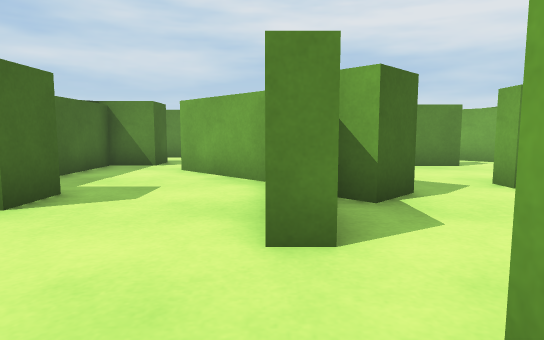
View 1 (above)

24 first-person views from a walk through a scene from a Unity 3-D project. The camera is 0.48 m above the floor, tilts 6° down and sees 75° across. The floor is counted in squares, 0.5 m on a side. Each view is taken from the middle of a square. On the plan, view 1 faces up. The plan holds only what a view shows up to about 12 squares ahead; the rest is blank. The player is left out.

View 2
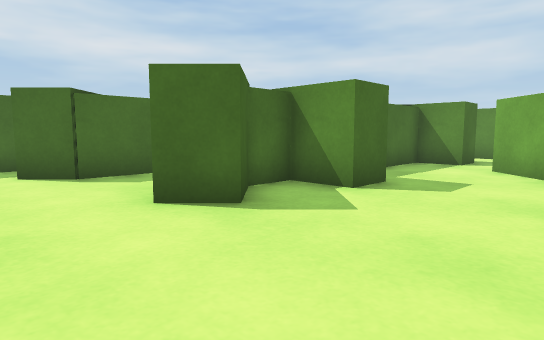

View 3
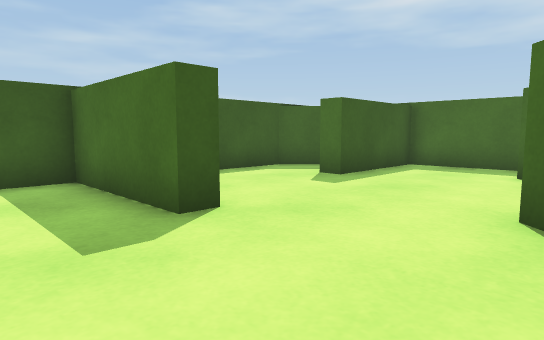

View 4
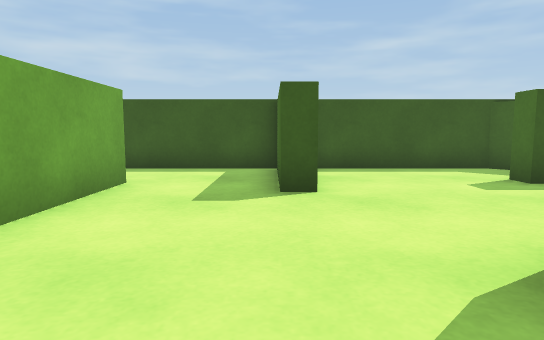

View 5
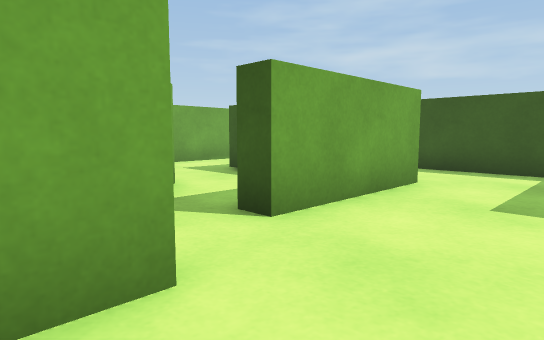

View 6
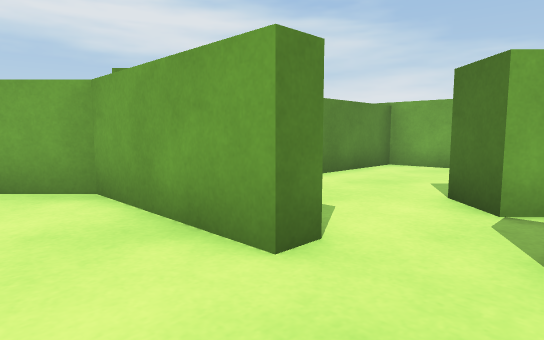

View 7
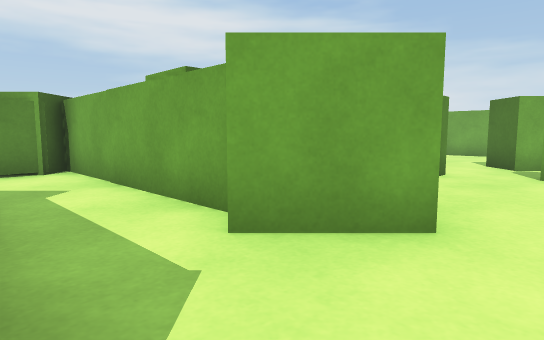

View 8
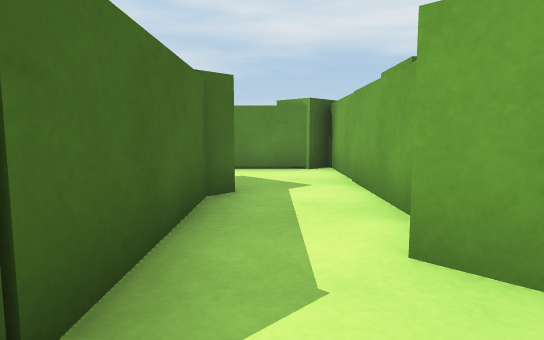

View 9
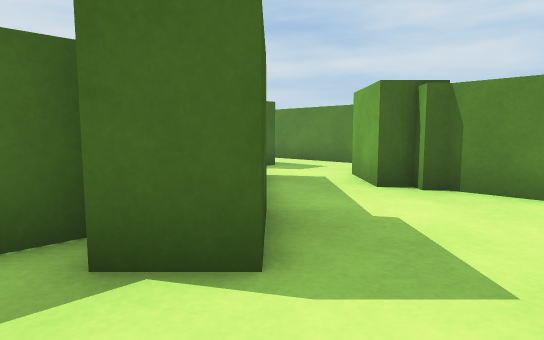

View 10
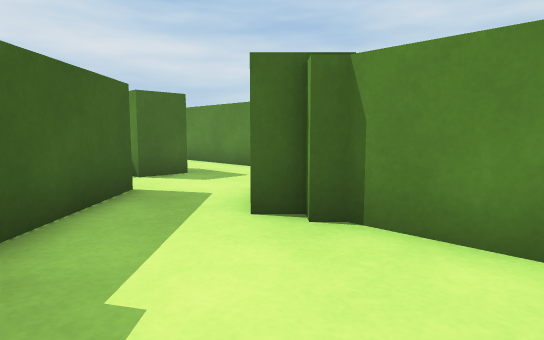

View 11
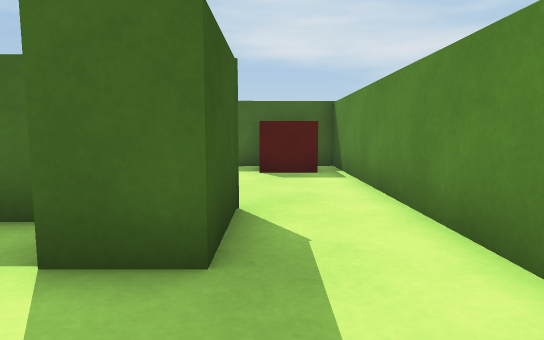

View 12
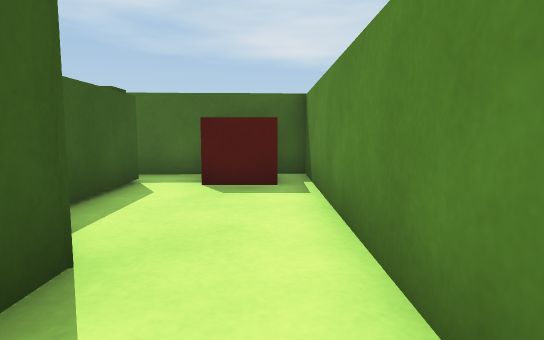

View 13
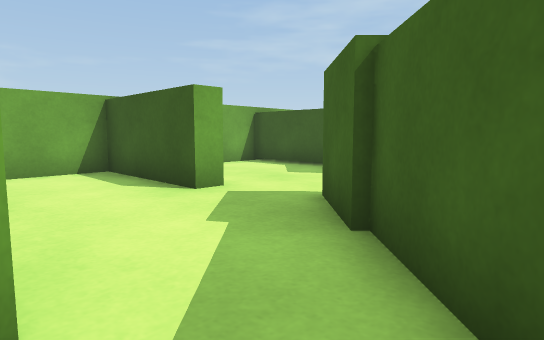

View 14
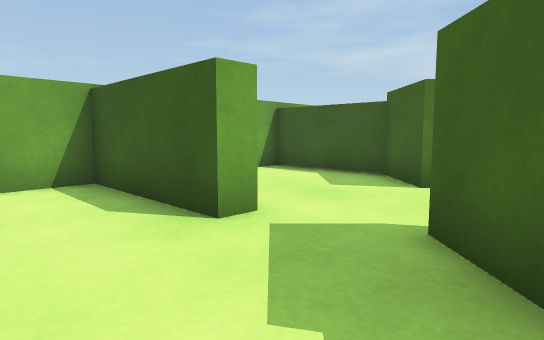

View 15
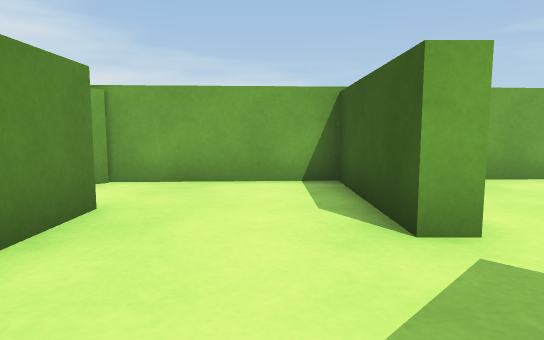

View 16
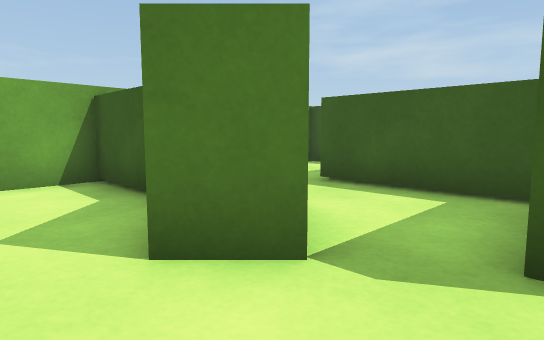

View 17
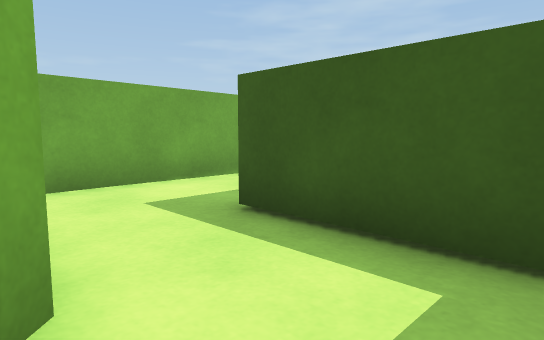

View 18
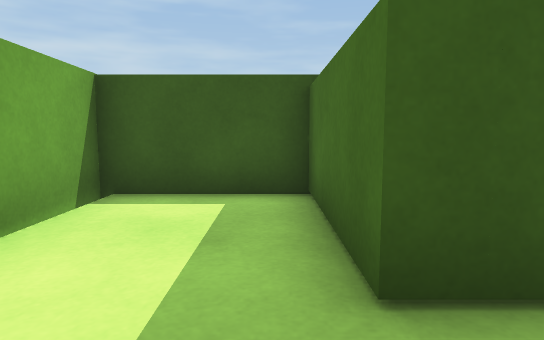

View 19
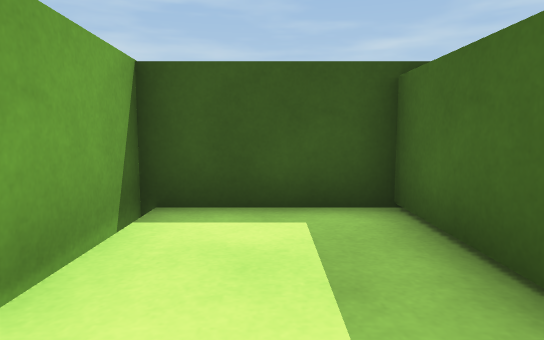

View 20
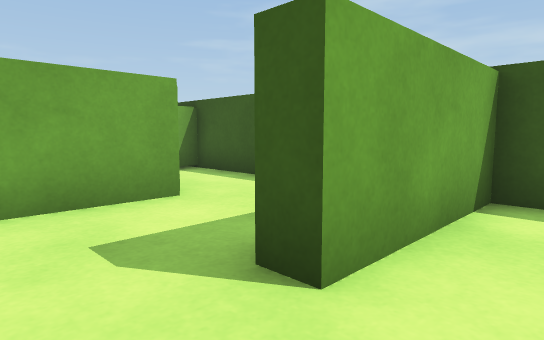

View 21
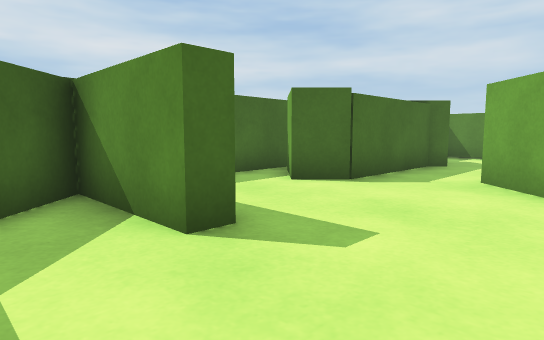

View 22
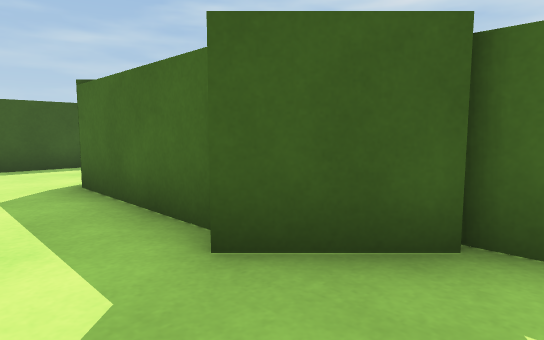

View 23
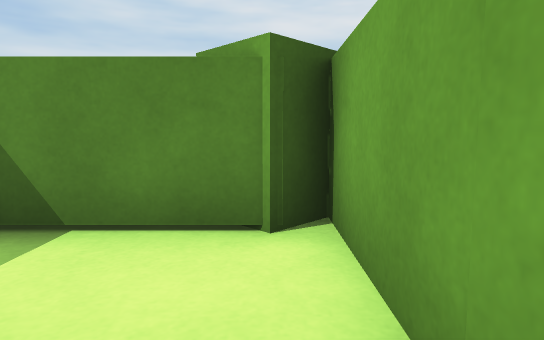

View 24
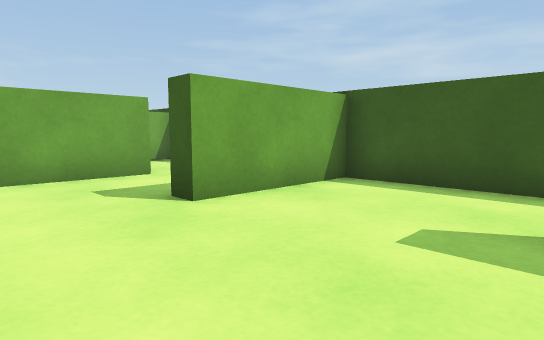

### Floor plan
Points are (right, up) in squares from view 1. A wall is a line through its corners. A room is listed if a view was taken in it or the views show most of it. See-through windows are left out.
Room 1 (views 1, 2, 4, 5, 6, 7, 8, 20, 21, 24)
walls: (-5.4, 3.4) (-5.4, 5.6); (-4.8, 4.4) (-4.8, 3.4); (-0.1, 2.9) (-0.1, 6.8) (-2.4, 9.2); (-8, 5.4) (-8, 1.4); (-10.8, 2.5) (-10.6, -2.6) (-6.9, -2.6) (-6.9, -3.2) (-10, -3.2) (-7.8, -5.5) (-2.7, -5.5) (-2.7, -1.8) (-2.1, -1.8); (0.8, -1.5) (0.8, 1.2)
ways out: opening at (0, 2) to room 2; opening at (-3.5, 9) to room 3; opening at (-6.5, 4.5) to room 5; opening at (-0.5, -2.5) to room 6
objects: green block (-10, 1) to (-8, 2); green block (-6, 1) to (-4, 3); green block (-4, 4) to (-3, 5)
Room 2 (views 3, 9, 10, 11, 13, 14, 15, 16, 17)
walls: (0.5, 5.1) (0.5, 4.4); (0.6, 2.9) (-0.1, 2.9); (4.8, 1.5) (8.3, 1.5) (8.1, 6.1) (4.2, 6.1) (4.2, 6.7); (0.8, 1.2) (1.5, 1.2); (4.5, 10.2) (1.9, 10.2) (1.6, 9.9); (-2, 9.6) (0.5, 7.1); (1.9, -1.8) (4.5, -1.8)
ways out: opening at (0, 2) to room 1; opening at (-1.5, 11.5) to room 3; opening at (5, -0.5) to room 4; opening at (5, 8.5)
objects: green block (1, 5) to (2, 7); green block (1, 10); green block (3, 2) to (4, 2)
Room 3 (view 12)
walls: (-4.8, 10.4) (-4.8, 7.9); (-2.1, 13.8) (-11.3, 13.8) (-11.1, 9.8); (-10, 10.4) (-7.5, 10.4)
ways out: opening at (-3.5, 9) to room 1; opening at (-1.5, 11.5) to room 2
objects: red cube (-10, 12) to (-10, 13); green block (-6, 11); green block (-5, 10) to (-4, 11)
Room 4 (views 18, 19)
walls: (4.5, -1.8) (5.4, -1.8) (5.4, -5.5) (8.7, -5.5) (8.4, -0.3)
ways out: opening at (5, -0.5) to room 2
Room 5 (views 22, 23)
walls: (-5.4, 5.6) (-5.4, 10); (-5.9, 9.4) (-8.8, 9.4)
ways out: opening at (-6.5, 4.5) to room 1
objects: green block (-9, 6) to (-8, 7)
Room 6 (no view inside)
walls: (0.8, -2.9) (0.8, -1.5); (-2.1, -1.8) (-2.1, -5.5) (4.4, -5.5) (4.4, -4.5)
ways out: opening at (-0.5, -2.5) to room 1

Where each view was taken, in squares from view 1:
view 1: 0 up, 0 right, facing up
view 2: 1 down, 0 right, facing up-left
view 3: 2 up, 0 right, facing down-left
view 4: 4 up, 2 left, facing down
view 5: 4 up, 2 left, facing down-right
view 6: 1 up, 2 left, facing up-right
view 7: 0 up, 8 left, facing up-right
view 8: 0 up, 7 left, facing up
view 9: 4 up, 4 right, facing up-left
view 10: 7 up, 4 right, facing up-left
view 11: 12 up, 1 left, facing left
view 12: 13 up, 3 left, facing left
view 13: 10 up, 1 left, facing down-right
view 14: 9 up, 1 right, facing down-right
view 15: 8 up, 1 right, facing right
view 16: 4 up, 1 right, facing down-right
view 17: 1 up, 2 right, facing down-right
view 18: 0 up, 6 right, facing down
view 19: 1 down, 7 right, facing down
view 20: 0 up, 4 left, facing down-right
view 21: 5 down, 4 left, facing up-left
view 22: 8 up, 6 left, facing down-left
view 23: 6 up, 6 left, facing up
view 24: 1 up, 7 left, facing down-right
